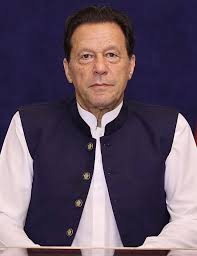
#> input picture Politician_Image_Classification/model/test_images/imrankhan5.jpg, 197 x 256 px
$ jupyter execute data_cleaning.ipynb   (shell and % lines are left out)
#> lines starting #> are read from the running program, lines starting #| are printed output that depends on the picture
[cell 1]
import numpy as np
import cv2
import matplotlib
from matplotlib import pyplot as plt

[cell 2]
img = cv2.imread('./test_images/imrankhan5.jpg')
#> img is the input picture: shape (256, 197, 3); mean B, G, R 95.4, 78.2, 93.3
img.shape
#> Out = (256, 197, 3)

[cell 3]
plt.imshow(img)
plt.show()

[cell 4]
gray = cv2.cvtColor(img, cv2.COLOR_BGR2GRAY)
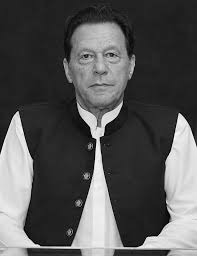
#> gray: shape (256, 197); min 1, max 253, mean 84.7
gray.shape
#> Out = (256, 197)

[cell 5]
gray

[cell 6]
plt.imshow(gray, cmap='gray')
plt.show()

[cell 7]
face_cascade = cv2.CascadeClassifier('./opencv/haarcascades/haarcascade_frontalface_default.xml')
eye_cascade = cv2.CascadeClassifier('./opencv/haarcascades/haarcascade_eye.xml')

faces = face_cascade.detectMultiScale(gray, 1.3, 5)
#> faces = [[62, 27, 75, 75]]
faces
#> Out = [[62, 27, 75, 75]]

[cell 8]
(x,y,w,h) = faces[0]
#> x = 62; y = 27; w = 75; h = 75
x,y,w,h
#> Out = (62, 27, 75, 75)

[cell 9]
face_img = cv2.rectangle(img,(x,y),(x+w,y+h),(255,0,0),2)
plt.imshow(face_img)
plt.show()

[cell 10]
cv2.destroyAllWindows()
for (x,y,w,h) in faces:
    face_img = cv2.rectangle(img,(x,y),(x+w,y+h),(255,0,0),2)
    roi_gray = gray[y:y+h, x:x+w]
    roi_color = face_img[y:y+h, x:x+w]
    eyes = eye_cascade.detectMultiScale(roi_gray)
    for (ex,ey,ew,eh) in eyes:
        cv2.rectangle(roi_color,(ex,ey),(ex+ew,ey+eh),(0,255,0),2)
#> this loop made 1 pass
#> (x, y, w, h, eyes) on pass 1: (62, 27, 75, 75, [[13, 18, 23, 23], [38, 15, 24, 24]])
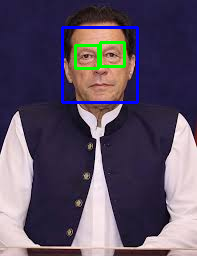
#> img: shape (256, 197, 3); mean B, G, R 97.5, 78.4, 89.8
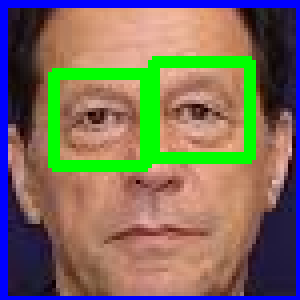
#> roi_color: shape (75, 75, 3) (shown 4 times larger); mean B, G, R 94.5, 110.3, 122.9


plt.figure()
plt.imshow(face_img, cmap='gray')
plt.show()

[cell 11]
plt.imshow(roi_color, cmap='gray')
plt.show()

[cell 12]
def get_cropped_image_if_2_eyes(image_path):
#> called with image_path = './test_images/imrankhan5.jpg'
    img = cv2.imread(image_path)
    gray = cv2.cvtColor(img, cv2.COLOR_BGR2GRAY)
    faces = face_cascade.detectMultiScale(gray, 1.3, 5)
#> faces = [[62, 27, 75, 75]]
    for (x,y,w,h) in faces:
        roi_gray = gray[y:y+h, x:x+w]
        roi_color = img[y:y+h, x:x+w]
        eyes = eye_cascade.detectMultiScale(roi_gray)
        if len(eyes) >= 2:
            return roi_color
#> this loop made 1 pass
#> pass 1, in get_cropped_image_if_2_eyes, `roi_color = img[y:y+h, x:x+w]`:
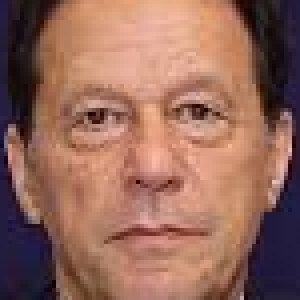
#> roi_color: shape (75, 75, 3) (shown 4 times larger); mean B, G, R 91, 104.4, 148.8

[cell 13]
original_image = cv2.imread('./test_images/imrankhan5.jpg')
plt.imshow(original_image)
plt.show()

[cell 14]
cropped_image = get_cropped_image_if_2_eyes('./test_images/imrankhan5.jpg')
plt.imshow(cropped_image)
plt.show()

[cell 15]
org_image_obstructed = cv2.imread('./test_images/imrankhan6.jpeg')
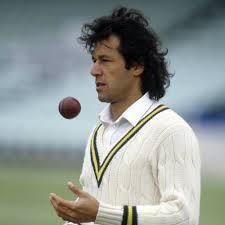
#> input picture Politician_Image_Classification/model/test_images/imrankhan6.jpeg, 225 x 225 px
#> org_image_obstructed is the input picture: shape (225, 225, 3); mean B, G, R 146.5, 150.6, 143.3
plt.imshow(org_image_obstructed)
plt.show()

[cell 16]
cropped_image_no_2_eyes = get_cropped_image_if_2_eyes('./test_images/imrankhan6.jpeg')
#> call 2 of get_cropped_image_if_2_eyes, with image_path = './test_images/imrankhan6.jpeg'
#> in get_cropped_image_if_2_eyes (call 2), `gray = cv2.cvtColor(img, cv2.COLOR_BGR2GRAY)`:
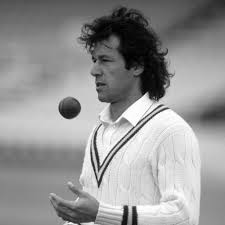
#> gray: shape (225, 225); min 0, max 255, mean 147.9
#> in get_cropped_image_if_2_eyes (call 2), `faces = face_cascade.detectMultiScale(gray, 1.3, 5)`: faces = ()
cropped_image_no_2_eyes

[cell 17]
path_to_data = "./dataset/"
path_to_cr_data = "./dataset/cropped/"

[cell 18]
import os
img_dirs = []
for entry in os.scandir(path_to_data):
    if entry.is_dir():
        img_dirs.append(entry.path)

[cell 19]
img_dirs

[cell 20]
import shutil
if os.path.exists(path_to_cr_data):
     shutil.rmtree(path_to_cr_data)
os.mkdir(path_to_cr_data)

[cell 21]
cropped_image_dirs = []
celebrity_file_names_dict = {}

for img_dir in img_dirs:
    count = 1
    celebrity_name = img_dir.split('/')[-1]
    print(celebrity_name)

    celebrity_file_names_dict[celebrity_name] = []

    for entry in os.scandir(img_dir):
        roi_color = get_cropped_image_if_2_eyes(entry.path)
#> call 3 of get_cropped_image_if_2_eyes, with image_path = './dataset/asif_ali_zardari/10016.jpeg'
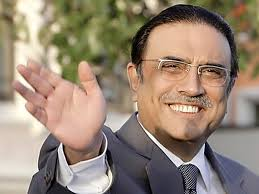
#> input picture Politician_Image_Classification/model/dataset/asif_ali_zardari/10016.jpeg, 259 x 194 px
#> in get_cropped_image_if_2_eyes, img is the input picture: shape (194, 259, 3); mean B, G, R 117.2, 134, 151.2
#> in get_cropped_image_if_2_eyes (call 3), `gray = cv2.cvtColor(img, cv2.COLOR_BGR2GRAY)`:
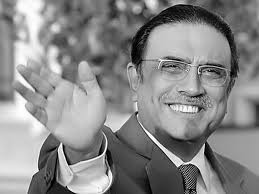
#> gray: shape (194, 259); min 0, max 255, mean 137.2
#> in get_cropped_image_if_2_eyes (call 3), `faces = face_cascade.detectMultiScale(gray, 1.3, 5)`: faces = [[142, 29, 100, 100]]
#> the loop in get_cropped_image_if_2_eyes (call 3), `for (x,y,w,h) in faces:` made 1 pass
#> (x, y, w, h, eyes) on pass 1: (142, 29, 100, 100, [[8, 13, 45, 45]])
#> pass 1, in get_cropped_image_if_2_eyes (call 3), `roi_gray = gray[y:y+h, x:x+w]`:
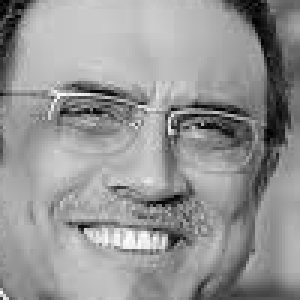
#> roi_gray: shape (100, 100) (shown 3 times larger); min 0, max 252, mean 149.2
#> pass 1, in get_cropped_image_if_2_eyes (call 3), `roi_color = img[y:y+h, x:x+w]`:
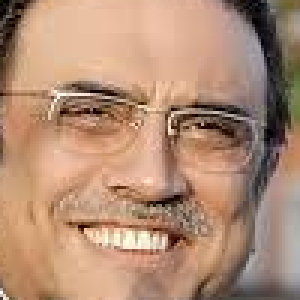
#> roi_color: shape (100, 100, 3) (shown 3 times larger); mean B, G, R 117, 140.9, 177.5
